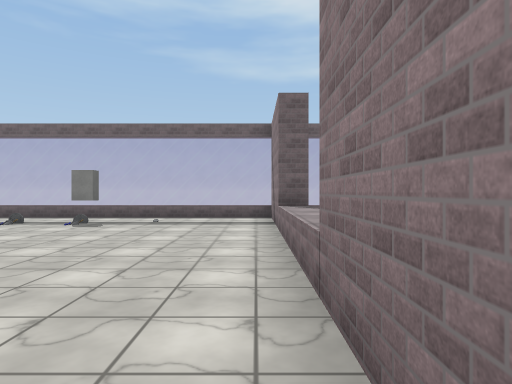
View 1 (above)

16 first-person views from a walk through a Unity game level. The camera is 1.5 m above the floor, looks level and sees 75° across. The floor is counted in squares, 2 m on a side. Each view is taken from the middle of a square. On the plan, view 1 faces up. The plan holds only what a view shows up to about 11 squares ahead; the rest is blank. The place goes on beyond the plan. The player character is not drawn. Some surface patterns are stand-ins.

View 2
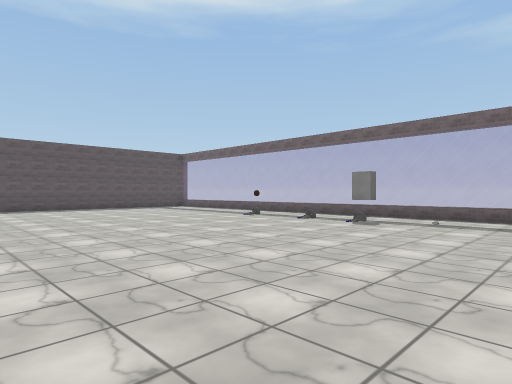

View 3
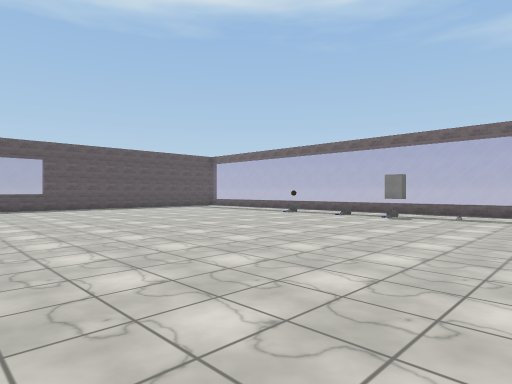

View 4
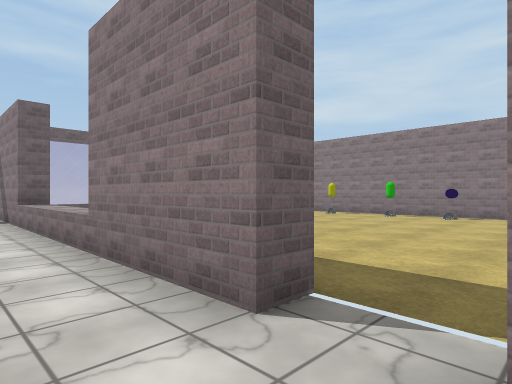

View 5
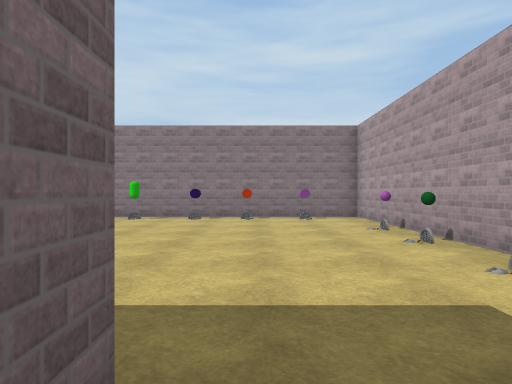

View 6
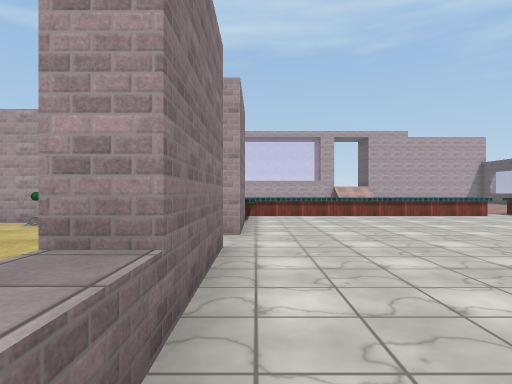

View 7
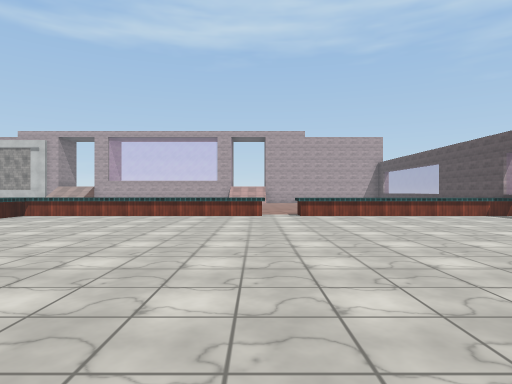

View 8
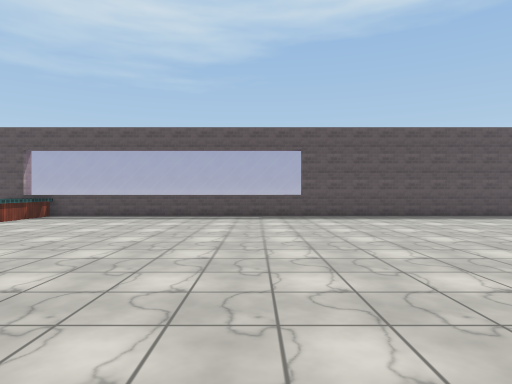

View 9
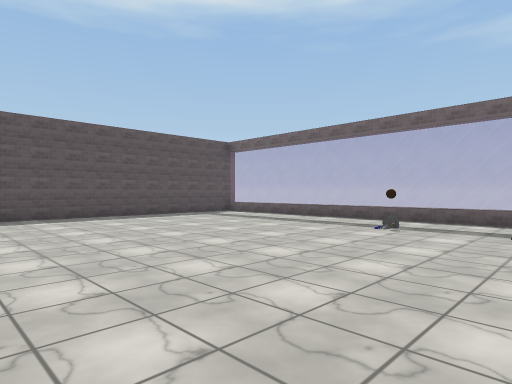

View 10
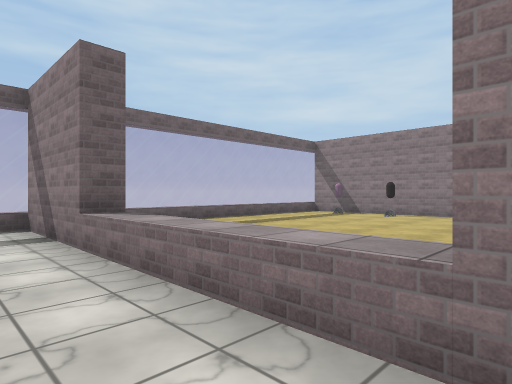

View 11
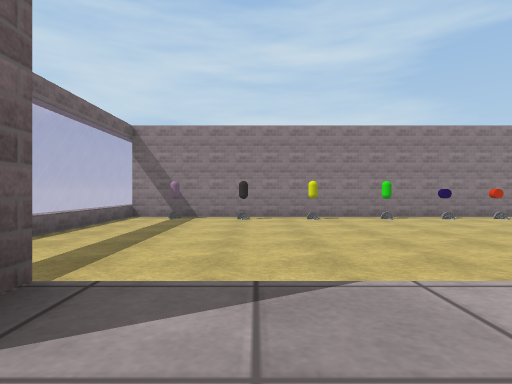

View 12
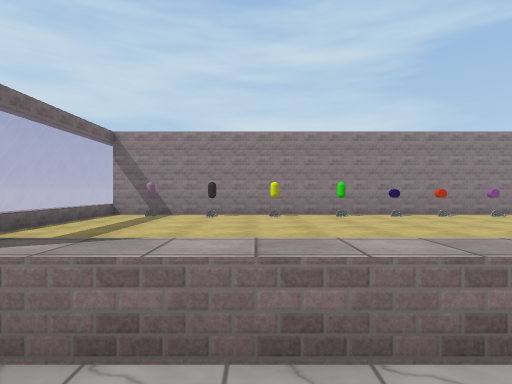

View 13
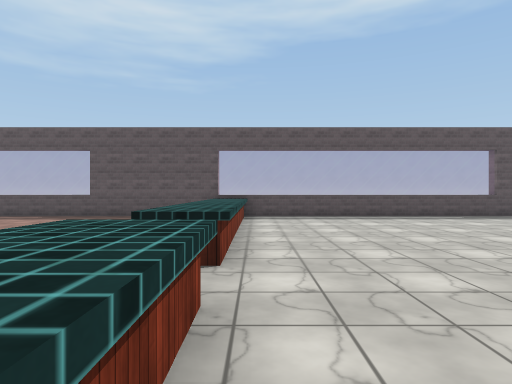

View 14
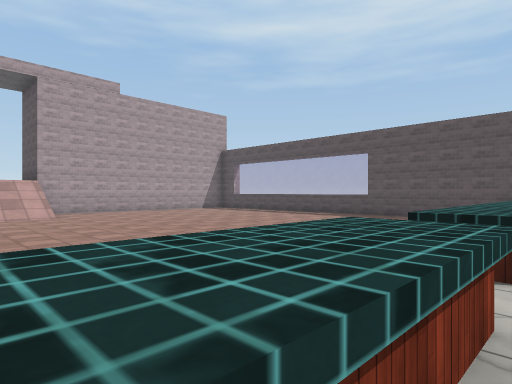

View 15
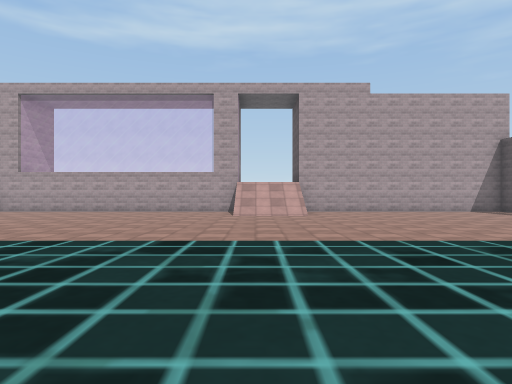

View 16
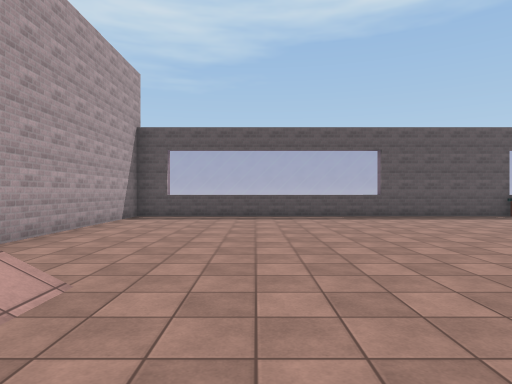

### Floor plan
Key: @ floor where view 1 was taken; # wall or solid block; x gap in a wall; . main floor; : floor 2.25 m higher than the main floor; / step, stairs or slope; = window, fence, low wall or low ledge; ^ raised ledge; O other object.
Columns run from 16 left of view 1 to 10 right of it. Each row starts with its distance up from view 1.
 10     =============##########
  9     .............#  ......#
  8 #  .....O...O....# ......O#
  7 #................# .......#
  6 #................^ ......O#
  5 #................^ .......#
  4 #................^ ......O#
  3 #................^ .......#
  2 #................#  .....O#
  1 =................# ......O#
  0 =...............@#........#
 -1 =........................O#
 -2 =................x.......O#
 -3 =................#........#
 -4 =................# O#O#O###
 -5 =...............^
 -6 =...............^
 -7 #^^^^^^^.^^^^^^^
 -8 #..
 -9 #...
-10 #.....
-11 #..............
-12 =...............
-13 =...............
-14 =................
-15 =.................
-16 =..................
-17 =........//........
-18 #......../
-19 #########:

Positions as (right, up) in squares from view 1, and headings:
1: (0, 0), facing up
2: (0, 0), facing up-left
3: (0, -2), facing up-left
4: (-1, -2), facing up-right
5: (0, -1), facing right
6: (0, 4), facing down
7: (-7, 4), facing down
8: (-5, 0), facing left
9: (-5, 1), facing up-left
10: (-1, 2), facing up-right
11: (0, 6), facing right
12: (-1, 5), facing right
13: (-5, -6), facing left
14: (-5, -6), facing down-left
15: (-6, -6), facing down
16: (-5, -15), facing left
